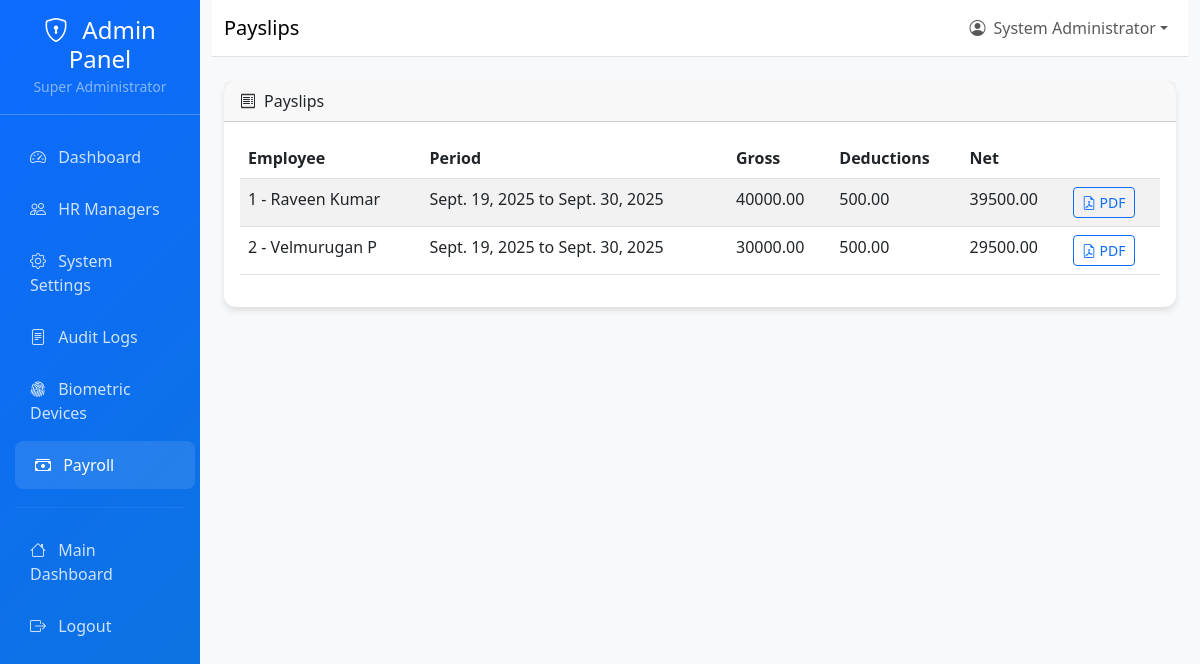
The page /payroll/payslips/ (signed in) on the database its author committed.
### accounts/models.py (models this page shows, shortened)
class User(AbstractUser):
    ROLE_CHOICES = [
        ('employee', 'Employee'),
        ('hr_manager', 'HR Manager'),
        ('super_admin', 'Super Administrator'),
    ]
    role = models.CharField(
        max_length=20,
        choices=ROLE_CHOICES,
        default='employee',
        help_text='User role determines access permissions'
    )
    company = models.ForeignKey(
        'core_hr.Company',
        on_delete=models.SET_NULL,
        null=True,
        blank=True,
        related_name='users',
        help_text='Company this user belongs to'
    )
    created_by = models.ForeignKey(
        'self',
        on_delete=models.SET_NULL,
        null=True,
        blank=True,
        related_name='created_users',
        help_text='User who created this account'
    )
    last_password_change = models.DateTimeField(
        default=timezone.now,
        help_text='Last time password was changed'
    )
    is_active = models.BooleanField(
        default=True,
        help_text='Designates whether this user should be treated as active.'
    )
    class Meta:
        db_table = 'auth_user'
        verbose_name = 'User'
        verbose_name_plural = 'Users'

### payroll/models.py (models this page shows, shortened)
class PaySlip(models.Model):
    employee = models.ForeignKey(Employee, on_delete=models.PROTECT)
    pay_period_start = models.DateField()
    pay_period_end = models.DateField()
    gross_pay = models.DecimalField(max_digits=12, decimal_places=2, default=Decimal('0.00'))
    total_deductions = models.DecimalField(max_digits=12, decimal_places=2, default=Decimal('0.00'))
    net_pay = models.DecimalField(max_digits=12, decimal_places=2, default=Decimal('0.00'))
    generated_date = models.DateTimeField(auto_now_add=True)
    pdf_file_path = models.CharField(max_length=255, blank=True, default='')
    class Meta:
        indexes = [models.Index(fields=['employee', 'pay_period_end'])]
        unique_together = [('employee', 'pay_period_start', 'pay_period_end')]
        ordering = ['-pay_period_end']

### core_hr/models.py (models this page shows, shortened)
class Employee(models.Model):
    user = models.OneToOneField(
        settings.AUTH_USER_MODEL,
        on_delete=models.CASCADE,
        related_name='employee'
    )
    company = models.ForeignKey(
        Company,
        on_delete=models.CASCADE,
        related_name='employees'
    )
    employee_id = models.CharField(max_length=20)
    department = models.ForeignKey(
        Department,
        on_delete=models.SET_NULL,
        null=True,
        blank=True,
        related_name='employees'
    )
    job_title = models.CharField(max_length=100)
    phone = models.CharField(max_length=20, blank=True)
    address = models.TextField(blank=True)
    date_of_birth = models.DateField(null=True, blank=True)
    hire_date = models.DateField(default=timezone.now)
    salary = models.DecimalField(max_digits=10, decimal_places=2, null=True, blank=True)
    is_active = models.BooleanField(default=True)
    created_at = models.DateTimeField(auto_now_add=True)
    updated_at = models.DateTimeField(auto_now=True)
    class Meta:
        unique_together = ['company', 'employee_id']
        ordering = ['company', 'employee_id']
    def __str__(self):
        return f"{self.employee_id} - {self.user.get_full_name()}"

### payroll/views.py (the view)
# urls.py: path('payslips/', views.list_payslips, name='payslips'),
@login_required
def list_payslips(request):
    if request.user.role in ('super_admin', 'hr_manager'):
        slips = PaySlip.objects.select_related('employee__user').order_by('-pay_period_end')
        template_name = 'payroll/admin_payslips_list.html' if request.user.role == 'super_admin' else 'payroll/payslips_list.html'
    else:
        emp = getattr(request.user, 'employee', None)
        if not emp:
            return HttpResponseForbidden()
        slips = PaySlip.objects.filter(employee=emp).order_by('-pay_period_end')
        template_name = 'payroll/payslips_list.html'
    return render(request, template_name, {'slips': slips})

### core_hr/context_processors.py (called while the page is built, shortened)
def company_context(request):
    company = None
    current_date = None
    try:
        company = Company.objects.first()
    except Exception as e:
        company = None
    try:
        if hasattr(request, 'user') and request.user.is_authenticated:
            current_date = getattr(request.user, 'date_joined', None)
    except Exception:
        current_date = None
    return {
        'company': company,
        'current_date': current_date,
    }

### payroll/templates/payroll/admin_payslips_list.html (shortened to what this page needs)
{% extends 'admin_panel/base.html' %}
{% block page_title %}Payslips{% endblock %}
{% block content %}
<div class="card">
  <div class="card-header"><i class="bi bi-receipt me-2"></i>Payslips</div>
  <div class="card-body">
    <div class="table-responsive">
      <table class="table table-striped">
        <thead><tr><th>Employee</th><th>Period</th><th>Gross</th><th>Deductions</th><th>Net</th><th></th></tr></thead>
        <tbody>
          {% for p in slips %}
          <tr>
            <td>{{ p.employee }}</td>
            <td>{{ p.pay_period_start }} to {{ p.pay_period_end }}</td>
            <td>{{ p.gross_pay }}</td>
            <td>{{ p.total_deductions }}</td>
            <td>{{ p.net_pay }}</td>
            <td>
              <a class="btn btn-sm btn-outline-primary" href="{% url 'payroll:payslip_pdf' p.id %}"><i class="bi bi-file-earmark-pdf"></i> PDF</a>
            </td>
          </tr>
          {% empty %}
          <tr><td colspan="6" class="text-center text-muted">No payslips.</td></tr>
          {% endfor %}
        </tbody>
      </table>
    </div>
  </div>
</div>
{% endblock %}

### templates/admin_panel/base.html (shortened to what this page needs)
<!DOCTYPE html>
<html lang="en">
<head>
    <link href="https://cdn.jsdelivr.net/npm/bootstrap@5.3.0/dist/css/bootstrap.min.css" rel="stylesheet">
    <link href="https://cdn.jsdelivr.net/npm/bootstrap-icons@1.10.0/font/bootstrap-icons.css" rel="stylesheet">
</head>
<body>
    <div class="container-fluid">
        <div class="row">
            <div class="col-md-3 col-lg-2 px-0 sidebar">
                <div class="d-flex flex-column">
                    <div class="p-3 text-center border-bottom border-light border-opacity-25">
                        <h4 class="text-white mb-0">
                            <i class="bi bi-shield-lock me-2"></i>
                            Admin Panel
                        </h4>
                        <small class="text-white-50">Super Administrator</small>
                    </div>
                    <nav class="nav flex-column py-3">
                        <a class="nav-link {% if request.resolver_match.url_name == 'admin_dashboard' %}active{% endif %}"
                           href="{% url 'admin_panel:admin_dashboard' %}">
                            <i class="bi bi-speedometer2 me-2"></i>
                            Dashboard
                        </a>
                        <a class="nav-link {% if 'hr_managers' in request.resolver_match.url_name %}active{% endif %}"
                           href="{% url 'admin_panel:hr_managers' %}">
                            <i class="bi bi-people me-2"></i>
                            HR Managers
                        </a>
                        <a class="nav-link {% if 'settings' in request.resolver_match.url_name %}active{% endif %}"
                           href="{% url 'admin_panel:system_settings' %}">
                            <i class="bi bi-gear me-2"></i>
                            System Settings
                        </a>
                        <a class="nav-link {% if 'audit' in request.resolver_match.url_name %}active{% endif %}"
                           href="{% url 'admin_panel:audit_logs' %}">
                            <i class="bi bi-file-text me-2"></i>
                            Audit Logs
                        </a>
                        <a class="nav-link {% if request.resolver_match.url_name == 'biometric_devices' %}active{% endif %}"
                           href="{% url 'admin_panel:biometric_devices' %}">
                            <i class="bi bi-fingerprint me-2"></i>
                            Biometric Devices
                        </a>
                        <a class="nav-link {% if request.resolver_match.namespace == 'payroll' %}active{% endif %}"
                           href="{% url 'payroll:dashboard' %}">
                            <i class="bi bi-cash-stack me-2"></i>
                            Payroll
                        </a>
                        <hr class="border-light border-opacity-25 mx-3">
                        <a class="nav-link" href="{% url 'accounts:dashboard' %}">
                            <i class="bi bi-house me-2"></i>
                            Main Dashboard
                        </a>
                        <a class="nav-link" href="{% url 'accounts:logout' %}">
                            <i class="bi bi-box-arrow-right me-2"></i>
                            Logout
                        </a>
                    </nav>
                </div>
            </div>
            <div class="col-md-9 col-lg-10 main-content">
                <nav class="navbar navbar-expand-lg navbar-light bg-white border-bottom">
                    <div class="container-fluid">
                        <span class="navbar-brand mb-0 h1">
                            {% block page_title %}Super Admin Panel{% endblock %}
                        </span>
                        <div class="navbar-nav ms-auto">
                            <div class="nav-item dropdown">
                                <a class="nav-link dropdown-toggle d-flex align-items-center" href="#"
                                   id="navbarDropdown" role="button" data-bs-toggle="dropdown">
                                    <i class="bi bi-person-circle me-2"></i>
                                    {{ user.get_full_name|default:user.username }}
                                </a>
                            </div>
                        </div>
                    </div>
                </nav>
                <div class="container-fluid py-4">
                    {% block content %}{% endblock %}
                </div>
            </div>
        </div>
    </div>
</body>
</html>

### templates/admin_panel/base.html (style rules this page uses)
:root { --admin-primary: #0d6aff; --admin-secondary: #f8f9fa; --admin-accent: #5ba8d2; }
.sidebar { min-height: 100vh; background: linear-gradient(135deg, var(--admin-primary), #0c74dc); box-shadow: 2px 0 10px rgba(0,0,0,0.1); }
.sidebar .nav-link { color: rgba(255,255,255,0.8); padding: 12px 20px; margin: 2px 10px; border-radius: 8px; transition: all 0.3s ease; }
.sidebar .nav-link:hover, .sidebar .nav-link.active { color: white; background: rgba(255,255,255,0.1); transform: translateX(5px); }
.main-content { background: var(--admin-secondary); min-height: 100vh; }
.card { border: none; border-radius: 12px; box-shadow: 0 4px 6px rgba(0,0,0,0.1); }

### rows shown on the page
PaySlip: employee "1 - Raveen Kumar", pay_period_start "Sept. 19, 2025", pay_period_end "Sept. 30, 2025", gross_pay "40000.00", total_deductions "500.00", net_pay "39500.00"
PaySlip: employee "2 - Velmurugan P", pay_period_start "Sept. 19, 2025", pay_period_end "Sept. 30, 2025", gross_pay "30000.00", total_deductions "500.00", net_pay "29500.00"

### other values the page prints
{{ user.get_full_name|default:user.username }} "System Administrator"
